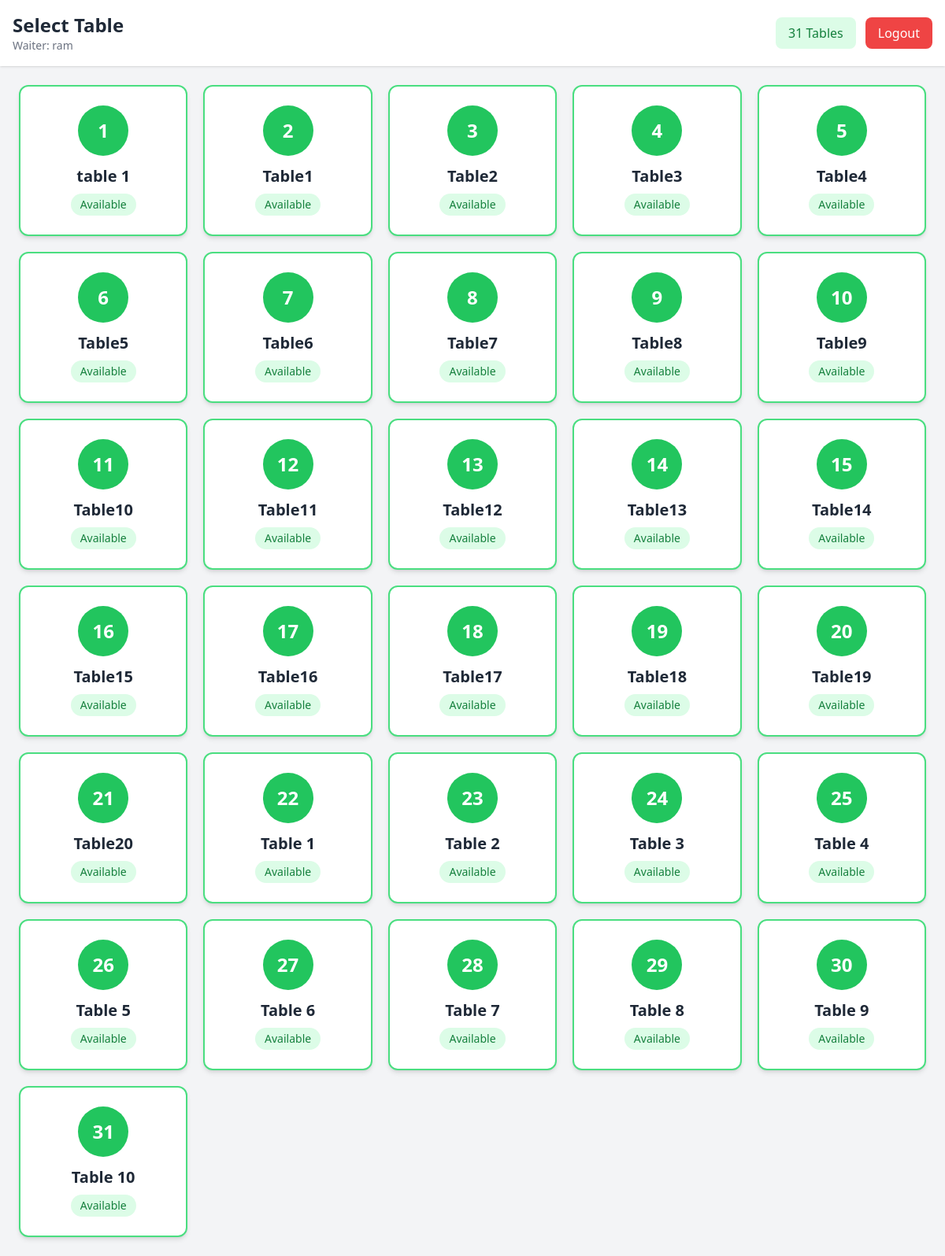
Page /orders/tables/ (signed in) on the earlier database version.
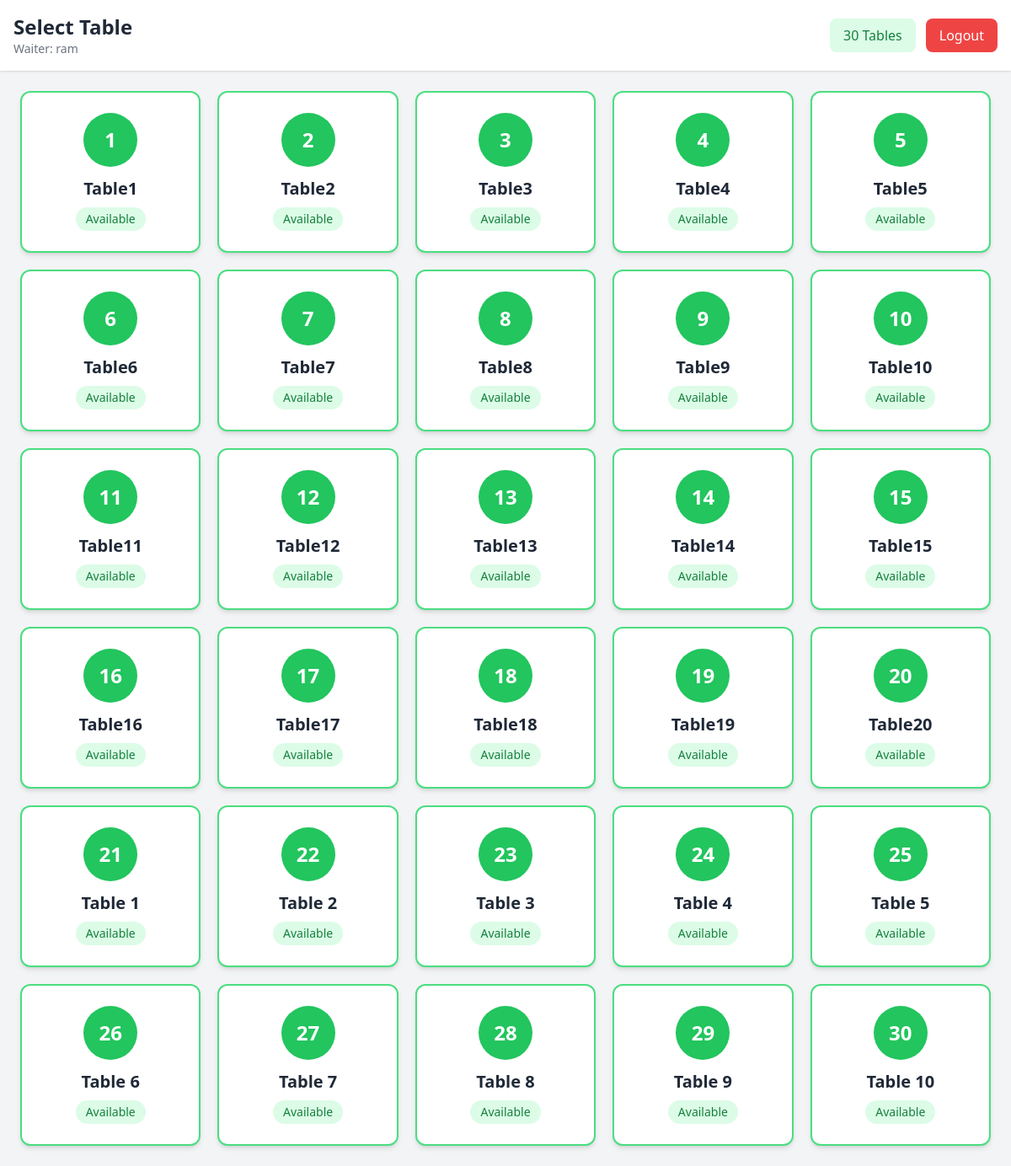
Same page on the later database version.
### accounts/models.py (models this page shows)
class User(AbstractUser):
    class Role(models.TextChoices):
        WAITER = "w", "Waiter"
        BILLING = "b", "Billing"
        KITCHEN = "k", "Kitchen"
        OWNER = "o", "Owner"
    role = models.CharField(
        max_length=2,
        choices=Role.choices,
        default=Role.WAITER,
    )

### orders/models.py (models this page shows, shortened)
class Table(models.Model):
    name = models.CharField(max_length=20)
    is_reserved = models.BooleanField(default=False)

### orders/views.py (the view)
# urls.py: path("tables/", views.tables_views, name="tables_view_url"),
@role_required([User.Role.WAITER])
def tables_views(request):
    tables=Table.objects.all()
    return render(request, "orders/tables.html", {"tables": tables})

### orders/templates/orders/tables.html (shortened to what this page needs)
<!doctype html>
<html lang="en">
  <head>
    <script src="https://cdn.tailwindcss.com"></script>
  </head>
  <body class="bg-gray-100 min-h-screen">
    <header class="bg-white shadow p-4 flex justify-between items-center">
      <div>
        <h1 class="text-2xl font-bold text-gray-800">Select Table</h1>
        <p class="text-sm text-gray-500">Waiter: {{ request.user.username }}</p>
      </div>
      <div class="flex items-center gap-3">
        <div
          class="bg-green-100 text-green-700 px-4 py-2 rounded-lg font-medium"
        >
          {{ tables|length }} Tables
        </div>
        <a
          href="{% url 'logout_view_url' %}"
          class="bg-red-500 text-white px-4 py-2 rounded-lg hover:bg-red-600 transition"
        >
          Logout
        </a>
      </div>
    </header>
    <main class="p-6">
      {% if tables %}
      <div
        class="grid grid-cols-2 sm:grid-cols-3 md:grid-cols-4 lg:grid-cols-5 gap-5"
      >
        {% for table in tables %}
        <a
          href="{% url 'menu_view_url' table.id %}"
          class="bg-white rounded-xl shadow-md hover:shadow-xl transition p-6 flex flex-col items-center justify-center border-2 border-green-400 active:scale-95"
        >
          <div
            class="w-16 h-16 bg-green-500 text-white rounded-full flex items-center justify-center text-2xl font-bold mb-3"
          >
            {{ forloop.counter }}
          </div>
          <h2 class="text-xl font-bold text-gray-800">{{ table.name }}</h2>
          <span
            class="mt-2 px-3 py-1 rounded-full text-sm bg-green-100 text-green-700"
          >
            Available
          </span>
        </a>
        {% endfor %}
      </div>
      {% else %}
      <div class="text-center mt-20">
        <h2 class="text-xl font-bold text-gray-600">No tables available</h2>
        <p class="text-gray-500 mt-2">Add tables from admin panel.</p>
      </div>
      {% endif %}
    </main>
  </body>
</html>

Differences in the rows shown:
removed Table: name "table 1"
Other differences:
{{ tables|length }}: "31" → "30"
